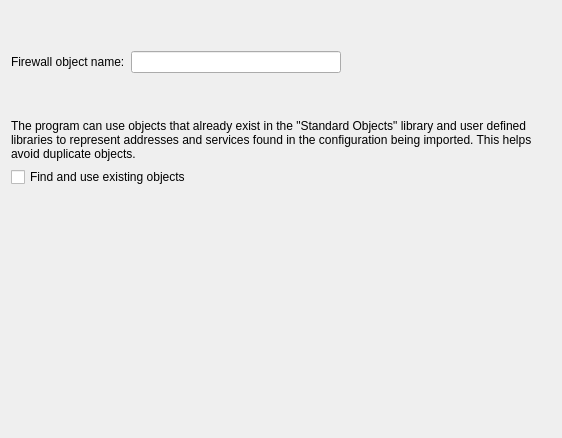
<?xml version="1.0" encoding="UTF-8"?>
<ui version="4.0">
 <class>IC_FirewallNamePage_q</class>
 <widget class="QWizardPage" name="IC_FirewallNamePage_q">
  <property name="geometry">
   <rect>
    <x>0</x>
    <y>0</y>
    <width>562</width>
    <height>438</height>
   </rect>
  </property>
  <property name="windowTitle">
   <string>WizardPage</string>
  </property>
  <property name="title">
   <string>Enter firewall object name</string>
  </property>
  <layout class="QGridLayout" name="gridLayout_2">
   <item row="0" column="2">
    <spacer name="verticalSpacer_2">
     <property name="orientation">
      <enum>Qt::Vertical</enum>
     </property>
     <property name="sizeType">
      <enum>QSizePolicy::Fixed</enum>
     </property>
     <property name="sizeHint" stdset="0">
      <size>
       <width>20</width>
       <height>40</height>
      </size>
     </property>
    </spacer>
   </item>
   <item row="1" column="0" colspan="3">
    <layout class="QHBoxLayout" name="horizontalLayout">
     <item>
      <widget class="QLabel" name="label">
       <property name="text">
        <string>Firewall object name:</string>
       </property>
      </widget>
     </item>
     <item>
      <widget class="QLineEdit" name="firewallName"/>
     </item>
     <item>
      <spacer name="horizontalSpacer">
       <property name="orientation">
        <enum>Qt::Horizontal</enum>
       </property>
       <property name="sizeHint" stdset="0">
        <size>
         <width>199</width>
         <height>20</height>
        </size>
       </property>
      </spacer>
     </item>
    </layout>
   </item>
   <item row="2" column="1">
    <spacer name="verticalSpacer_3">
     <property name="orientation">
      <enum>Qt::Vertical</enum>
     </property>
     <property name="sizeType">
      <enum>QSizePolicy::Fixed</enum>
     </property>
     <property name="sizeHint" stdset="0">
      <size>
       <width>20</width>
       <height>40</height>
      </size>
     </property>
    </spacer>
   </item>
   <item row="3" column="0" colspan="3">
    <layout class="QGridLayout" name="gridLayout">
     <item row="0" column="0">
      <widget class="QLabel" name="label_2">
       <property name="text">
        <string>The program can use objects that already exist in the &quot;Standard Objects&quot; library and user defined libraries to represent addresses and services found in the configuration being imported. This helps avoid duplicate objects. </string>
       </property>
       <property name="wordWrap">
        <bool>true</bool>
       </property>
      </widget>
     </item>
     <item row="1" column="0">
      <widget class="QCheckBox" name="deduplicateOnImport">
       <property name="text">
        <string>Find and use existing objects</string>
       </property>
      </widget>
     </item>
    </layout>
   </item>
   <item row="4" column="0">
    <spacer name="verticalSpacer">
     <property name="orientation">
      <enum>Qt::Vertical</enum>
     </property>
     <property name="sizeHint" stdset="0">
      <size>
       <width>20</width>
       <height>387</height>
      </size>
     </property>
    </spacer>
   </item>
  </layout>
 </widget>
 <resources/>
 <connections/>
</ui>
